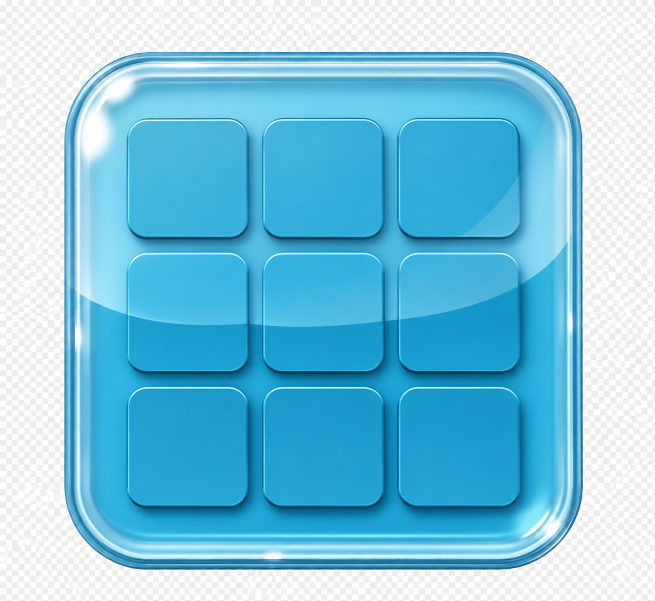
#> input picture resources/folder_blue.png, 1309 x 1202 px (shown at 1/2 size)
$ python prepare_assets.py --input ../resources --output out
#> lines starting #> are read from the running program, lines starting #| are printed output that depends on the picture
#!/usr/bin/env python3
"""Prepare Wii U runtime artwork from high-resolution source assets.

Folder artwork is resized offline to 256x235, the generic fallback icon to
256x256, and the small transparent lock overlay to 48x48. ZL/ZR artwork keeps its source dimensions. Original files under
resources/ are never modified.
"""

from __future__ import annotations

import argparse
from pathlib import Path
import sys

from PIL import Image

FOLDER_SIZE = (256, 235)
FOLDER_ASSETS = (
    "folder_blue.png",
    "folder_green.png",
    "folder_yellow.png",
    "folder_orange.png",
    "folder_red.png",
    "folder_rose.png",
    "folder_purple.png",
    "folder_grey.png",
)
UI_ASSETS = ("ZL.png", "ZR.png")
FALLBACK_ASSETS = ("unknown.png",)
LOCK_ASSETS = ("lock.png",)
LOCK_SIZE = (48, 48)


def prepare_asset(source: Path, destination: Path, size: tuple[int, int] | None) -> None:
#> called with size = (256, 235)
    with Image.open(source) as image:
#> image is the input picture: PIL image 1309x1202 RGB; mean R, G, B 127, 197.6, 224
        image.load()
        if size is not None:
            image = image.resize(size, Image.Resampling.LANCZOS)
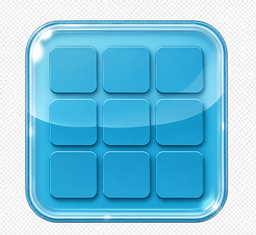
#> image: PIL image 256x235 RGB; mean R, G, B 126.9, 197.5, 224
        # Keep RGB/RGBA semantics; palette and grayscale images are normalised
        # to RGB(A) so SDL_image sees predictable pixel formats.
        if image.mode not in ("RGB", "RGBA"):
            image = image.convert("RGBA" if "transparency" in image.info else "RGB")
        destination.parent.mkdir(parents=True, exist_ok=True)
        image.save(destination, format="PNG", optimize=True, compress_level=9)


def main() -> int:
    parser = argparse.ArgumentParser(description=__doc__)
    parser.add_argument("--input", type=Path, required=True, help="Source resources directory")
    parser.add_argument("--output", type=Path, required=True, help="Generated asset directory")
    args = parser.parse_args()

    assets = [(name, FOLDER_SIZE) for name in FOLDER_ASSETS]
    assets.extend((name, None) for name in UI_ASSETS)
    assets.extend((name, (256, 256)) for name in FALLBACK_ASSETS)
    assets.extend((name, LOCK_SIZE) for name in LOCK_ASSETS)

    total_source = 0
    total_output = 0
    for name, size in assets:
        source = args.input / name
        destination = args.output / name
        if not source.is_file():
            print(f"ERROR: required source asset not found: {source}", file=sys.stderr)
            return 1
        try:
            prepare_asset(source, destination, size)
        except (OSError, ValueError) as error:
            print(f"ERROR: unable to process {source}: {error}", file=sys.stderr)
            return 1
        source_size = source.stat().st_size
        output_size = destination.stat().st_size
        total_source += source_size
        total_output += output_size
        dimensions = f"{size[0]}x{size[1]}" if size else "source dimensions"
        print(f"{name}: {source_size:,} -> {output_size:,} bytes ({dimensions})")
#> pass 2 of the loop in main, `for name, size in assets:`:
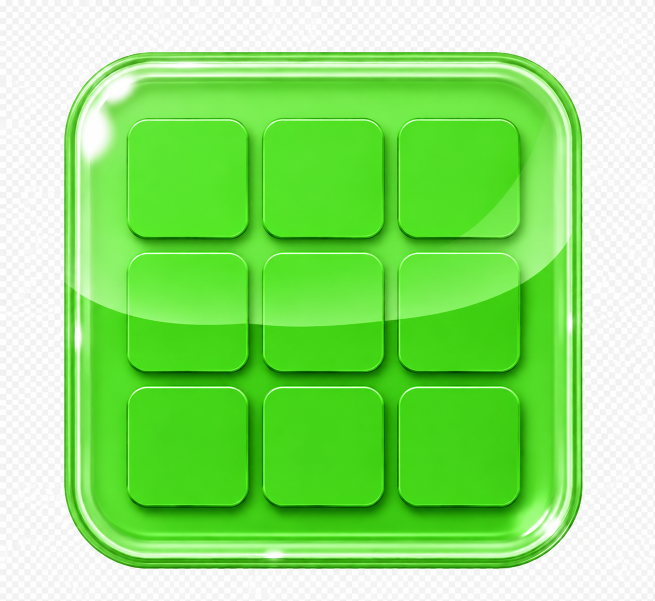
#> input picture resources/folder_green.png, 1309 x 1201 px (shown at 1/2 size)
#> in prepare_asset, image is the input picture: PIL image 1309x1201 RGB; mean R, G, B 146, 227, 120
#> in prepare_asset (call 2), `image = image.resize(size, Image.Resampling.LANCZOS)`:
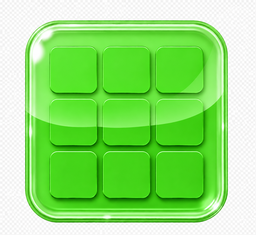
#> image: PIL image 256x235 RGB; mean R, G, B 146, 227, 119.9
#> pass 3 of the loop in main, `for name, size in assets:`:
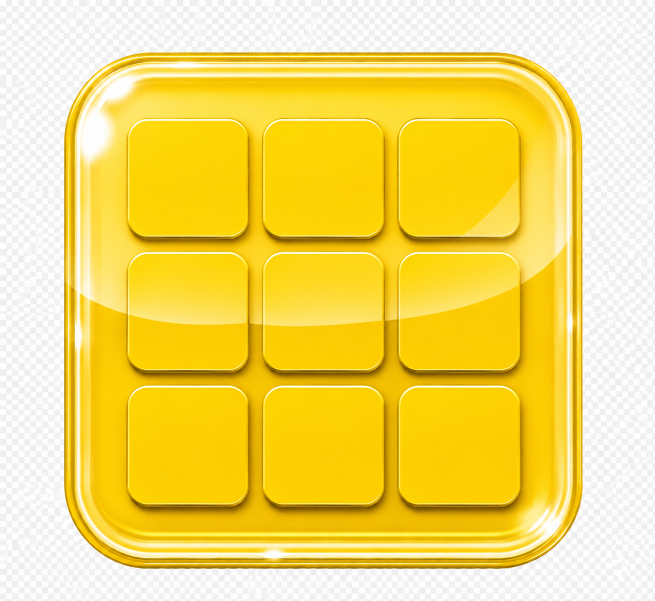
#> input picture resources/folder_yellow.png, 1309 x 1201 px (shown at 1/2 size)
#> in prepare_asset, image is the input picture: PIL image 1309x1201 RGB; mean R, G, B 245.3, 218.8, 105.4
#> in prepare_asset (call 3), `image = image.resize(size, Image.Resampling.LANCZOS)`:
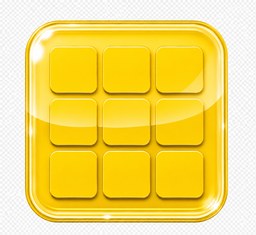
#> image: PIL image 256x235 RGB; mean R, G, B 245.2, 218.8, 105.6
#> the loop made 7 passes; the first 3 are shown

    reduction = (1.0 - total_output / total_source) * 100.0 if total_source else 0.0
    print(f"Total: {total_source:,} -> {total_output:,} bytes ({reduction:.1f}% smaller)")
    return 0


if __name__ == "__main__":
#> (the run stopped early here; a loop or call above may not have finished)
